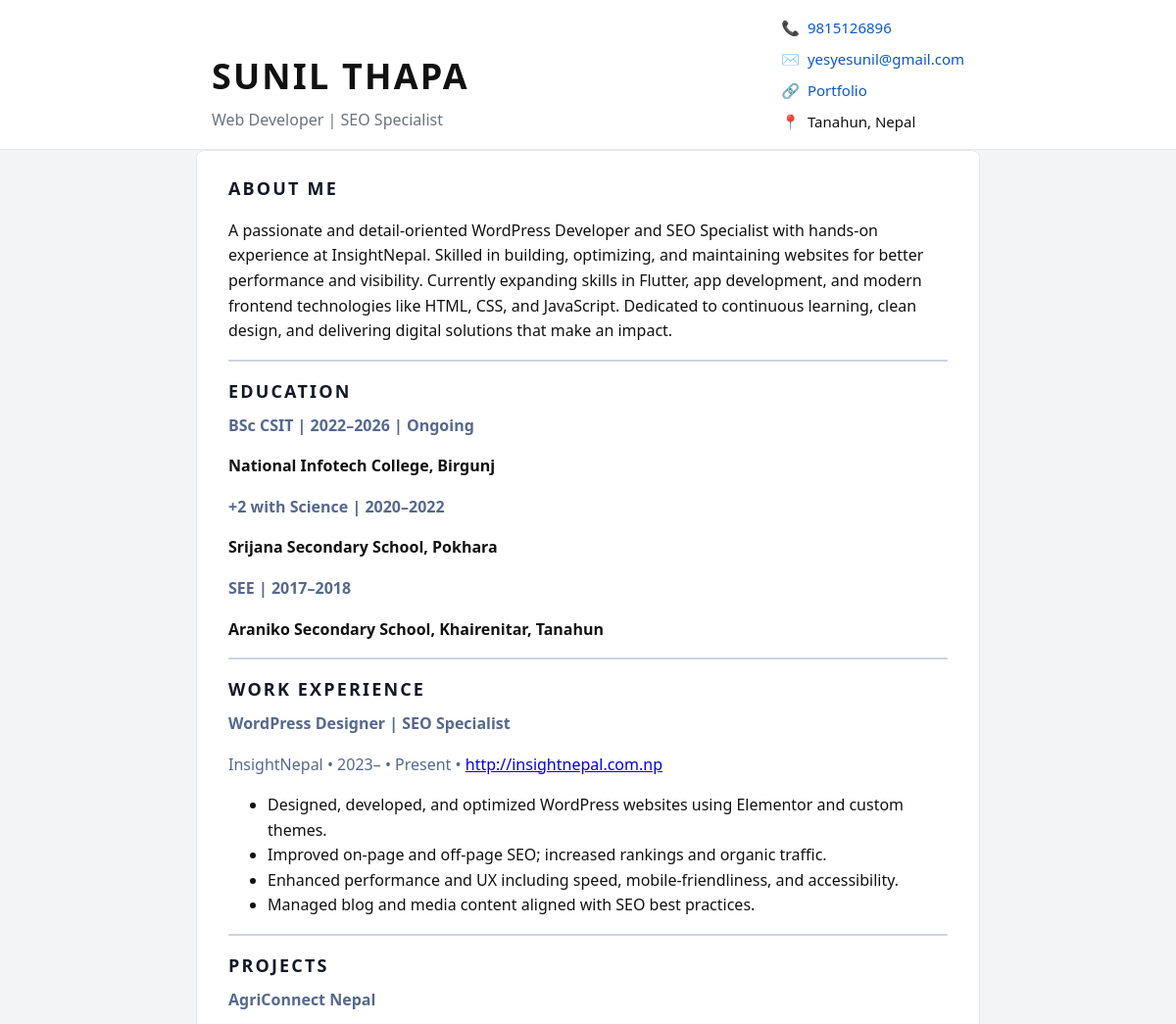
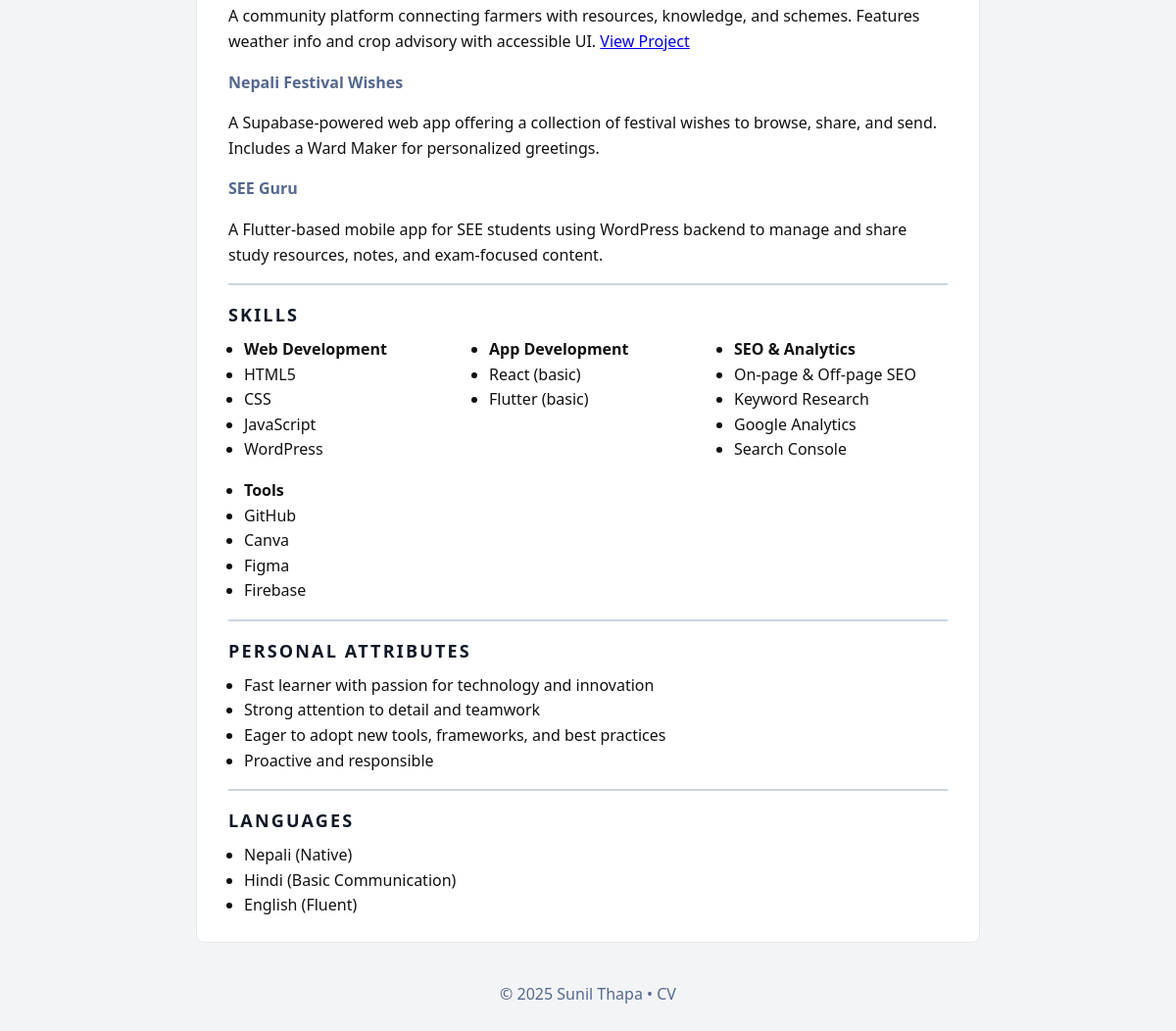
The page / on the database its author committed (2 pictures, top to bottom).
### cv/models.py (models this page shows, shortened)
class SingletonModel(models.Model):
    class Meta:
        abstract = True

class SiteProfile(SingletonModel):
    name = models.CharField(max_length=200, default="Sunil Thapa")
    job_title = models.CharField(max_length=200, blank=True)
    about = models.TextField(blank=True)
    phone = models.CharField(max_length=50, blank=True)
    email = models.EmailField(blank=True)
    portfolio_url = models.URLField(blank=True)
    location = models.CharField(max_length=200, blank=True)
    footer_text = models.CharField(max_length=255, blank=True, default="© 2025 Sunil Thapa • CV")
    active_template = models.ForeignKey('ResumeTemplate', on_delete=models.SET_NULL, null=True, blank=True, related_name='profiles')

class OrderedModel(models.Model):
    order = models.PositiveIntegerField(default=0)
    class Meta:
        abstract = True
        ordering = ['order']

class Education(OrderedModel):
    degree = models.CharField(max_length=255)
    institution = models.CharField(max_length=255, blank=True)
    start_year = models.CharField(max_length=20, blank=True)
    end_year = models.CharField(max_length=20, blank=True)
    ongoing = models.BooleanField(default=False)
    description = models.TextField(blank=True)

class Experience(OrderedModel):
    title = models.CharField(max_length=255)
    company = models.CharField(max_length=255, blank=True)
    start_year = models.CharField(max_length=20, blank=True)
    end_year = models.CharField(max_length=20, blank=True)
    current = models.BooleanField(default=False)
    external_url = models.URLField(blank=True)
    summary = models.TextField(blank=True)

class ExperienceBullet(models.Model):
    experience = models.ForeignKey(Experience, related_name='bullets', on_delete=models.CASCADE)
    order = models.PositiveIntegerField(default=0)
    text = models.TextField()
    class Meta:
        ordering = ['order']

class Project(OrderedModel):
    title = models.CharField(max_length=255)
    description = models.TextField(blank=True)
    link = models.URLField(blank=True)

class SkillCategory(OrderedModel):
    title = models.CharField(max_length=100)

class Skill(models.Model):
    category = models.ForeignKey(SkillCategory, related_name='skills', on_delete=models.CASCADE)
    name = models.CharField(max_length=100)
    order = models.PositiveIntegerField(default=0)
    class Meta:
        ordering = ['order']

class PersonalAttribute(OrderedModel):
    text = models.CharField(max_length=255)

class Language(OrderedModel):
    name = models.CharField(max_length=100)
    level = models.CharField(max_length=100, blank=True)

### cv/views.py (the view)
# urls.py: path('', views.resume_view, name='resume'),
def resume_view(request, slug=None):
    ctx = get_resume_context()
    template_obj = None
    if slug:
        template_obj = get_object_or_404(ResumeTemplate, slug=slug)
    else:
        profile = ctx['profile']
        if profile and profile.active_template:
            template_obj = profile.active_template
    if template_obj:
        ctx['template'] = template_obj
        template_name = template_obj.template_path
    else:
        template_name = 'cv/resume.html'
    return render(request, template_name, ctx)

### cv/views.py (called while the page is built)
def get_resume_context():
    profile = SiteProfile.objects.first()
    return {
        'profile': profile,
        'education': Education.objects.all(),
        'experience': Experience.objects.prefetch_related('bullets').all(),
        'projects': Project.objects.all(),
        'skills': SkillCategory.objects.prefetch_related('skills').all(),
        'attributes': PersonalAttribute.objects.all(),
        'languages': Language.objects.all(),
        'current_year': timezone.now().year,
    }

### cv/templates/cv/resume.html (shortened to what this page needs)
{% load static %}
<!DOCTYPE html>
<html lang="en">
<head>
  <link rel="stylesheet" href="{% static 'css/styles.css' %}">
</head>
<body>
  <header class="site-header">
    <div class="container header-grid">
      <div class="identity">
        <h1 class="name">{{ profile.name|upper }}</h1>
        <p class="role">{{ profile.job_title }}</p>
      </div>
      <aside class="contact">
        <ul class="contact-list">
          <li><span>📞</span><a href="tel:{{ profile.phone }}">{{ profile.phone }}</a></li>
          <li><span>✉️</span><a href="mailto:{{ profile.email }}">{{ profile.email }}</a></li>
          <li><span>🔗</span><a href="{{ profile.portfolio_url }}" target="_blank">Portfolio</a></li>
          <li><span>📍</span><span>{{ profile.location }}</span></li>
        </ul>
      </aside>
    </div>
  </header>
  <main id="main" class="site-main">
    <div class="container card">
      <section>
        <h2>About Me</h2>
        <p>{{ profile.about|linebreaksbr }}</p>
      </section>
      <hr/>
      <section>
        <h2>Education</h2>
        {% for edu in education %}
        <article class="edu-item">
          <h3>{{ edu.degree }} <span class="muted">| {{ edu.start_year }}–{{ edu.end_year }}{% if edu.ongoing %} | Ongoing{% endif %}</span></h3>
          <p><strong>{{ edu.institution }}</strong></p>
        </article>
        {% endfor %}
      </section>
      <hr/>
      <section>
        <h2>Work Experience</h2>
        {% for ex in experience %}
        <article class="exp-item">
          <header>
            <h3>{{ ex.title }}</h3>
            <p class="muted">{{ ex.company }} • {{ ex.start_year }}–{{ ex.end_year }}{% if ex.current %} • Present{% endif %}{% if ex.external_url %} • <a href="{{ ex.external_url }}" target="_blank">{{ ex.external_url }}</a>{% endif %}</p>
          </header>
          <ul>
            {% for b in ex.bullets.all %}
              <li>{{ b.text }}</li>
            {% endfor %}
          </ul>
        </article>
        {% endfor %}
      </section>
      <hr />
      <section>
        <h2>Projects</h2>
        {% for project in projects %}
        <article class="proj-item">
          <h3>{{ project.title }}</h3>
          <p>{{ project.description }}{% if project.link %} <a href="{{ project.link }}" target="_blank">View Project</a>{% endif %}</p>
        </article>
        {% endfor %}
      </section>
      <hr />
      <section class="skills">
        <h2>Skills</h2>
        <div class="skills-grid">
          {% for skill_category in skills %}
          <ul>
            <li><strong>{{ skill_category.title }}</strong></li>
            {% for skill in skill_category.skills.all %}
            <li>{{ skill.name }}</li>
            {% endfor %}
          </ul>
          {% endfor %}
        </div>
      </section>
      <hr />
      <section>
        <h2>Personal Attributes</h2>
        <ul class="cols-2">
          {% for attr in attributes %}
          <li>{{ attr.text }}</li>
          {% endfor %}
        </ul>
      </section>
      <hr />
      <section>
        <h2>Languages</h2>
        <ul class="cols-3">
          {% for language in languages %}
          <li>{{ language.name }}{% if language.level %} ({{ language.level }}){% endif %}</li>
          {% endfor %}
        </ul>
      </section>
    </div>
  </main>
  <footer class="site-footer">
    <div class="container">
      <p class="muted">© {{ current_year }} {{ profile.name }} • CV</p>
    </div>
  </footer>
</body>
</html>

### cv/static/css/styles.css (style rules this page uses)
* { box-sizing: border-box; }
html, body { height: 100%; }
body { background: #f3f4f6; color: #111; font-family: system-ui, -apple-system, Segoe UI, Roboto, Ubuntu, Cantarell, Noto Sans, Arial, "Apple Color Emoji", "Segoe UI Emoji"; line-height: 1.6; margin: 0; }
.container { margin: 0 auto; max-width: 800px; padding: 16px; }
.card { background: #fff; border: 1px solid #e5e7eb; border-radius: 8px; padding: 20px; }
.site-header { background: #ffffff; border-bottom: 1px solid #e5e7eb; }
.header-grid { align-items: center; display: flex; flex-direction: column; gap: 16px; }
.name { font-size: 2rem; letter-spacing: .06em; margin: 0; text-align: center; }
.role { color: #6b7280; margin: .25rem 0 0; text-align: center; }
.contact-list { display: flex; flex-wrap: wrap; font-size: 15px; gap: 8px 16px; justify-content: center; list-style: none; margin: 0; padding: 0; }
.contact-list li { align-items: center; color: #111; display: flex; gap: .5rem; }
.contact-list a { color: #0a58ca; text-decoration: none; }
.site-main h2 { color: #111827; font-size: 18px; letter-spacing: .12em; margin: 0 0 8px; text-transform: uppercase; }
.site-main h3 { font-size: 1rem; color: #55688f; margin: .25rem 0; }
.muted { color: #55688f; }
hr { border: 0; border-top: 2px solid #cbd5e1; margin: 16px 0; }
.skills-grid { display: flex; flex-wrap: wrap; gap: 16px; }
.skills-grid ul { flex: 1 1 250px; min-width: 220px; padding-left: 16px; margin: 0; }
.cols-2, .cols-3 { display: block; list-style: disc; margin: 0; padding-left: 16px; }
.cols-2 li, .cols-3 li { width: 100%; }
.site-footer { color: #6b7280; padding: .5rem 0 2rem; text-align: center; }
@media (min-width: 1024px) { .header-grid { align-items: flex-end; flex-direction: row; justify-content: space-between; } }
@media (min-width: 1024px) { .name { font-size: 2.25rem; text-align: left; } }
@media (min-width: 1024px) { .role { text-align: left; } }
@media (min-width: 1024px) { .contact-list { align-items: flex-start; flex-direction: column; justify-content: flex-start; } }
@media (min-width: 1024px) { .card { padding: 24px 32px; } }
@media (min-width: 1024px) { .skills-grid ul { flex: 1 1 160px; } }
@media (min-width: 1024px) { .cols-2 li { width: 100%; } }
@media (min-width: 1024px) { .cols-3 li { width: 100%; } }

### rows shown on the page
SiteProfile: name "SUNIL THAPA", job_title "Web Developer | SEO Specialist", phone "9815126896", email "yesyesunil@gmail.com", location "Tanahun, Nepal", about "A passionate and detail‑oriented WordPress Developer and SEO Specialist with hands‑on experience at InsightNepal. Skilled in building, optimizing, and maintaining websites for better performance and visibility. Currently expanding skills in Flutter, app development, and modern frontend technologies like HTML, CSS, and JavaScript. Dedicated to continuous learning, clean design, and delivering digital solutions that make an impact.", name "Sunil Thapa"
Education: degree "BSc CSIT", start_year "2022", end_year "2026", ongoing "| Ongoing", institution "National Infotech College, Birgunj"
Education: degree "+2 with Science", start_year "2020", end_year "2022", institution "Srijana Secondary School, Pokhara"
Education: degree "SEE", start_year "2017", end_year "2018", institution "Araniko Secondary School, Khairenitar, Tanahun"
Experience: title "WordPress Designer | SEO Specialist", company "InsightNepal", start_year "2023", current "• Present", external_url "http://insightnepal.com.np"
ExperienceBullet: text "Designed, developed, and optimized WordPress websites using Elementor and custom themes."
ExperienceBullet: text "Improved on‑page and off‑page SEO; increased rankings and organic traffic."
ExperienceBullet: text "Enhanced performance and UX including speed, mobile‑friendliness, and accessibility."
ExperienceBullet: text "Managed blog and media content aligned with SEO best practices."
Project: title "AgriConnect Nepal", description "A community platform connecting farmers with resources, knowledge, and schemes. Features weather info and crop advisory with accessible UI."
Project: title "Nepali Festival Wishes", description "A Supabase‑powered web app offering a collection of festival wishes to browse, share, and send. Includes a Ward Maker for personalized greetings."
Project: title "SEE Guru", description "A Flutter‑based mobile app for SEE students using WordPress backend to manage and share study resources, notes, and exam‑focused content."
SkillCategory: title "Web Development"
Skill: name "HTML5"
Skill: name "CSS"
Skill: name "JavaScript"
Skill: name "WordPress"
SkillCategory: title "App Development"
Skill: name "React (basic)"
Skill: name "Flutter (basic)"
SkillCategory: title "SEO & Analytics"
Skill: name "On‑page & Off‑page SEO"
Skill: name "Keyword Research"
Skill: name "Google Analytics"
Skill: name "Search Console"
SkillCategory: title "Tools"
Skill: name "GitHub"
Skill: name "Canva"
Skill: name "Figma"
Skill: name "Firebase"
PersonalAttribute: text "Fast learner with passion for technology and innovation"
PersonalAttribute: text "Strong attention to detail and teamwork"
PersonalAttribute: text "Eager to adopt new tools, frameworks, and best practices"
PersonalAttribute: text "Proactive and responsible"
Language: name "Nepali", level "Native"
Language: name "Hindi", level "Basic Communication"
Language: name "English", level "Fluent"
